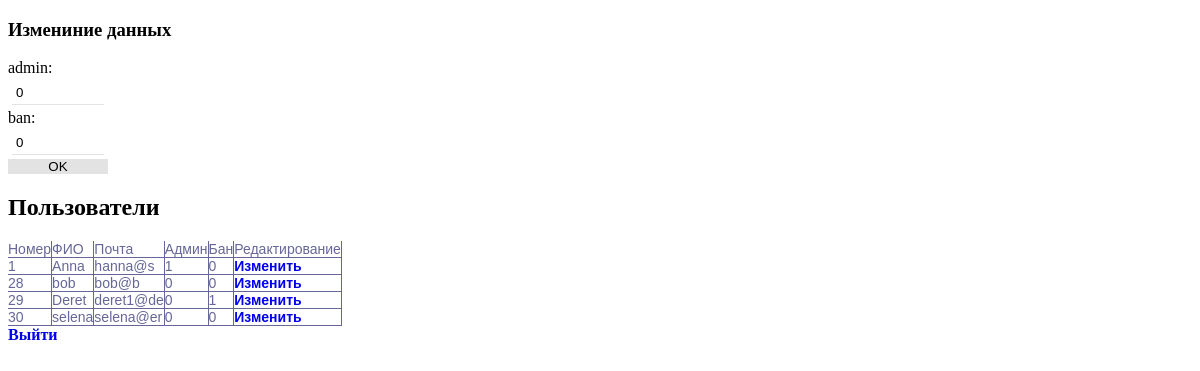
/admin.php?red_id=28, run on the app's committed database.
### tables this page shows
CREATE TABLE `user` (
  `id` int(11) NOT NULL,
  `login` varchar(20) NOT NULL,
  `password` varchar(32) NOT NULL,
  `full_name` varchar(150) NOT NULL,
  `email` varchar(100) NOT NULL,
  `phone` varchar(20) DEFAULT NULL,
  `ava` varchar(100) DEFAULT NULL,
  `admin` int(1) NOT NULL DEFAULT '0',
  `ban` int(1) NOT NULL DEFAULT '0'
);

### admin.php (the view, shortened to what this page needs)
<?php
require_once	'connect.php';
?>
<!doctype html>
<html lang="ru">
<head>
<link href="css/style.css" rel="stylesheet">
<body>
  <?php
    if (isset($_GET['red_id'])) {
      $sql = mysqli_query($connect, "SELECT `id`, `admin`, `ban` FROM `user` WHERE `id`={$_GET['red_id']}");
      $us = mysqli_fetch_array($sql);
 echo '
<h3>Измениние  данных</h3>
  <form action="" class="edit" method="post">
        <p>admin:</p>
        <input type="text" name="admin" value="'.$us['admin'].'">
        <p>ban:</p>
        <input type="text" name="ban" value="'.$us['ban'].'">
       <button>OK</button>';
      }
  ?>
  </form>
  <h2>Пользователи</h2>
  <table>
    <tr>
      <td>Номер</td>
      <td>ФИО</td>
      <td>Почта</td>
      <td>Админ</td>
      <td>Бан</td>
      <td>Редактирование</td>
    </tr>
    <?php
      $sql = mysqli_query($connect, 'SELECT `id`, `full_name`,  `email`, `admin`, `ban` FROM `user`');
      while ($result = mysqli_fetch_array($sql)) {
        echo '<tr>' .
             "<td>{$result['id']}</td>" .
             "<td>{$result['full_name']}</td>" .
             "<td>{$result['email']}</td>" .
             "<td>{$result['admin']}</td>" .
             "<td>{$result['ban']} </td>" .
             "<td><a href='?red_id={$result['id']}'>Изменить</a></td>" .
             '</tr>';
      }
    ?>
  </table>
  <p><a href="exit.php">Выйти</a></p>
  </head>
</body>
</html>

### css/style.css (style rules this page uses)
* { box-sizing: border-box; }
body { align-items: center; }
form { margin: 0; padding: 0; display: flex; flex-direction: column; justify-content: center; width: 300px; }
a { font-weight: bold; text-decoration: none; }
p { margin: 0; }
input { margin:4px; padding:4px; border: unset; border-bottom: 1px solid #e3e3e3; }
button { padding: 0px; background: #e3e3e3; border: unset; cursor: pointer; }
table { font-family: "Lucida Sans Unicode", "Lucida Grande", Sans-Serif; font-size: 14px; background: rgb(255, 255, 255); border-collapse: collapse; text-align: left; }
td { color: #669; padding: 0; transition: .3s linear; border-style: solid; border-width: 0 1px 1px 0; }
.edit { width: 100px; }

### data on the page
user: admin "0", ban "0", id "28", full_name "bob", email "bob@b"
user: id "1", full_name "Anna", email "hanna@s", admin "1", ban "0"
user: id "29", full_name "Deret", email "deret1@de", admin "0", ban "1"
user: id "30", full_name "selena", email "selena@er", admin "0", ban "0"
